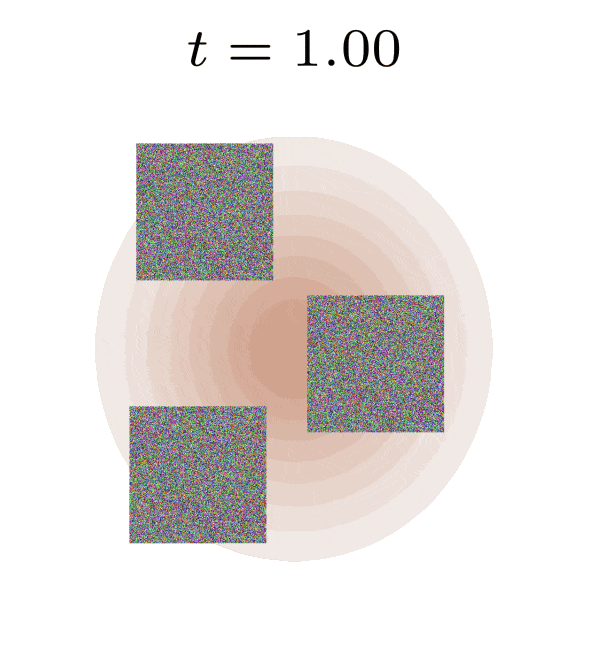
#> input picture content/media-originals/normalizing-flow-maps/distributions-morph-transparent.gif, 589 x 664 px; its folder holds only this picture in this run
$ python optimize-media.py
#> lines starting #> are read from the running program, lines starting #| are printed output that depends on the picture
#!/usr/bin/env python3
"""Create smaller lossless WebP animations only when decoded frames match GIFs.

Pillow's sequential GIF decoder applies disposal and compositing. Verification
compares every resulting RGBA pixel, frame duration, loop count, and canvas size;
the original files are never changed. Requires Pillow with animated WebP support.
"""

import argparse
import hashlib
import io
import json
from pathlib import Path
import struct

from PIL import Image, ImageChops


def digest(frame):
    return hashlib.sha256(frame.convert("RGBA").tobytes()).hexdigest()


def describe(path):
    with Image.open(path) as image:
        result = {"size": list(image.size), "loop": image.info.get("loop", 1), "frames": []}
        for index in range(image.n_frames):
            image.seek(index)
            image.load()
            result["frames"].append({
                "rgba_sha256": digest(image),
                "duration_ms": image.info.get("duration", 0),
            })
        return result


def uint24(value):
    return value.to_bytes(3, "little")


def chunk(kind, payload):
    return kind + struct.pack("<I", len(payload)) + payload + b"\0" * (len(payload) % 2)


def encode(source, target, expected):
    # Pillow's animation encoder does not forward exact=True. Instead encode
    # exact lossless frames, then mux replacement rectangles with NO_BLEND.
    # Comparing all four channels also preserves RGB under transparent pixels;
    # unchanged regions retain the preceding composited frame. No disposal or
    # lossy blending is used, and every original frame boundary is retained.
    width, height = expected["size"]
    with target.open("wb") as output, Image.open(source) as image:
        output.write(b"RIFF\0\0\0\0WEBP")
        output.write(chunk(b"VP8X", bytes([0x12]) + b"\0" * 3
                           + uint24(width - 1) + uint24(height - 1)))
        output.write(chunk(b"ANIM", b"\0" * 4 + struct.pack("<H", expected["loop"])))
        previous = None
        for index, metadata in enumerate(expected["frames"]):
            image.seek(index)
            frame = image.convert("RGBA")
            bounds = ((0, 0, width, height) if previous is None else
                      ImageChops.difference(frame, previous).getbbox(alpha_only=False))
            left, top, right, bottom = bounds or (0, 0, 1, 1)
            # WebP stores frame offsets in units of two pixels.
            left, top = left & ~1, top & ~1
            with frame.crop((left, top, right, bottom)) as rectangle, io.BytesIO() as buffer:
                rectangle.save(buffer, "WEBP", lossless=True, exact=True, quality=100, method=4)
                header = (uint24(left // 2) + uint24(top // 2)
                          + uint24(right - left - 1) + uint24(bottom - top - 1)
                          + uint24(metadata["duration_ms"]) + bytes([2]))
                output.write(chunk(b"ANMF", header + buffer.getvalue()[12:]))
            if previous is not None:
                previous.close()
            previous = frame
        if previous is not None:
            previous.close()
        size = output.tell()
        output.seek(4)
        output.write(struct.pack("<I", size - 8))


def optimize(source, target):
    target.parent.mkdir(parents=True, exist_ok=True)
    temporary = target.with_name(target.stem + ".candidate.webp")
    record = {"source": str(source), "source_bytes": source.stat().st_size}
    try:
        expected = describe(source)
#> in describe, image is the input picture: PIL image 589x664 P; mean R, G, B, A 67.2, 226.6, 60.9, 91.5
#> in describe, `result = {"size": list(image.size), "loop": image.info.get("loop", 1),..`: result = {'size': [589, 664], 'loop': 0, 'frames': []}
#> after the loop in describe, `for index in range(image.n_frames):`:
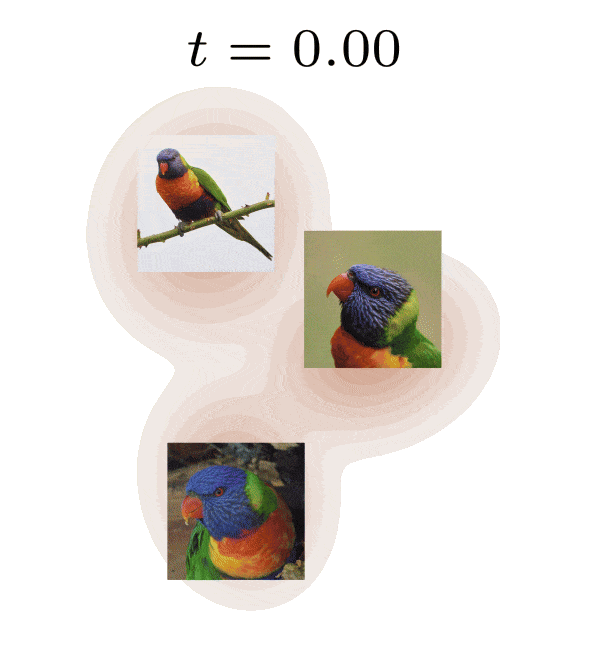
#> image: PIL image 589x664 RGBA; mean R, G, B, A 91, 195.2, 96.4, 87.1; transparent parts drawn white
        encode(source, temporary, expected)
        actual = describe(temporary)
        record.update({"candidate_bytes": temporary.stat().st_size,
                       "frame_count": len(expected["frames"]),
                       "canvas": expected["size"], "loop": expected["loop"]})
        if expected != actual:
            record["status"] = "rejected: decoded frames, timing, loop, or size differ"
            if expected["size"] == actual["size"]:
                record["first_different_frame"] = next(
                    (index for index, pair in enumerate(zip(expected["frames"], actual["frames"]))
                     if pair[0] != pair[1]), None)
        elif temporary.stat().st_size >= source.stat().st_size:
            record["status"] = "rejected: no size reduction"
        else:
            temporary.replace(target)
            record.update({"status": "verified", "target": str(target),
                           "saved_bytes": record["source_bytes"] - record["candidate_bytes"],
                           "verification": "exact composited RGBA, durations, loop, dimensions"})
    except Exception as error:
        record["status"] = "rejected: " + str(error)
    finally:
        temporary.unlink(missing_ok=True)
    return record


def main():
    parser = argparse.ArgumentParser(description=__doc__)
    parser.add_argument("--directory", type=Path, default=Path(__file__).resolve().parents[1]
                        / "content/media-originals/normalizing-flow-maps")
    parser.add_argument("--output", type=Path, default=Path(__file__).resolve().parents[1]
                        / "public/assets/blog/normalizing-flow-maps")
    parser.add_argument("--report", type=Path)
    arguments = parser.parse_args()
    records = []
    for source in sorted(arguments.directory.rglob("*.gif")):
        record = optimize(source, arguments.output / source.relative_to(arguments.directory).with_suffix(".webp"))
#> in optimize, `expected = describe(source)`: expected = 3 items
#> in encode, `width, height = expected["size"]`: width = 589; height = 664
#> the loop in encode, `for index, metadata in enumerate(expected["frames"]):` made 57 passes
#> (bounds, left, top, right, bottom) on passes 2, 3, 4, 6, 7, 8, 9, 10, 11, 12, 13, 14: ((95, 137, 493, 562), 94, 136, 493, 562), ((95, 42, 493, 561), 94, 42, 493, 561), ((96, 29, 493, 561), 96, 28, 493, 561), ((96, 29, 492, 560), 96, 28, 492, 560), ((97, 29, 492, 560), 96, 28, 492, 560), ((98, 29, 491, 559), 98, 28, 491, 559), ((98, 29, 491, 558), 98, 28, 491, 558), ((99, 29, 490, 557), 98, 28, 490, 557), ((100, 29, 489, 555), 100, 28, 489, 555), ((102, 29, 488, 554), 102, 28, 488, 554), ((103, 29, 487, 552), 102, 28, 487, 552), ((105, 29, 485, 550), 104, 28, 485, 550)
#> (left, top, right, bottom) on passes 1, 5: (0, 0, 589, 664), (96, 36, 493, 561)
#> pass 2, in encode, `with frame.crop((left, top, right, bottom)) as rectangle, io.BytesIO()..`:
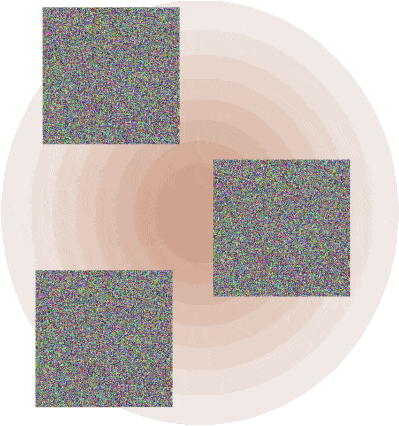
#> rectangle: PIL image 399x426 RGBA; mean R, G, B, A 153.8, 191.5, 139.5, 207.7; transparent parts drawn white
#> pass 3, in encode, `frame = image.convert("RGBA")`:
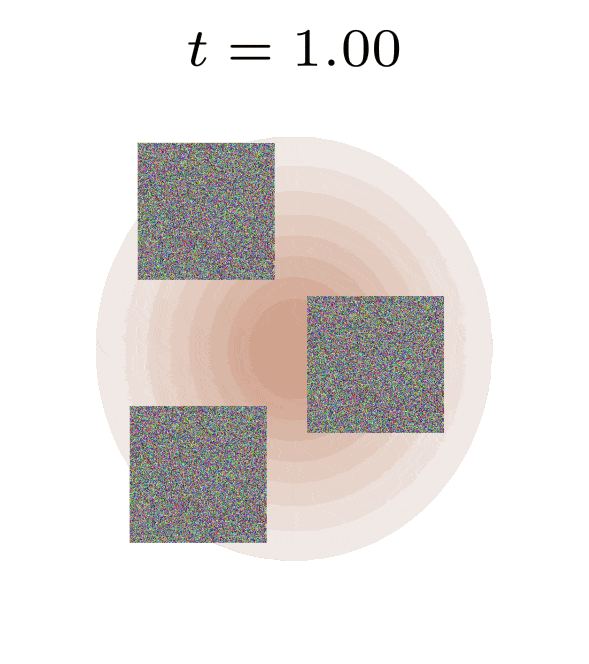
#> frame: PIL image 589x664 RGBA; mean R, G, B, A 67, 226.6, 60.7, 91.2; transparent parts drawn white
#> pass 3, in encode, `with frame.crop((left, top, right, bottom)) as rectangle, io.BytesIO()..`:
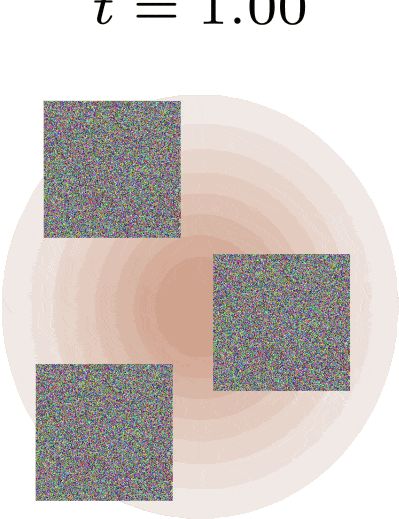
#> rectangle: PIL image 399x519 RGBA; mean R, G, B, A 126.3, 201.7, 114.6, 171.8; transparent parts drawn white
#> after the loop in encode, `for index, metadata in enumerate(expected["frames"]):`:
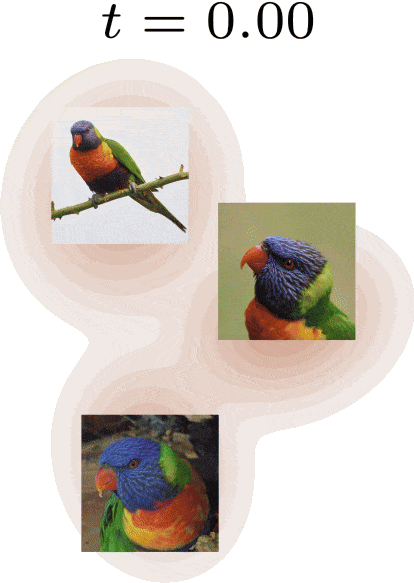
#> rectangle: PIL image 414x583 RGBA; mean R, G, B, A 147.5, 158.2, 156.2, 141.1; transparent parts drawn white
#> in encode, `size = output.tell()`: size = 2889886
#> in optimize, `actual = describe(temporary)`: actual = 3 items
        records.append(record)
        print(json.dumps(record), flush=True)
    if arguments.report:
        arguments.report.parent.mkdir(parents=True, exist_ok=True)
        arguments.report.write_text(json.dumps(records, indent=2) + "\n")


if __name__ == "__main__":
    main()
